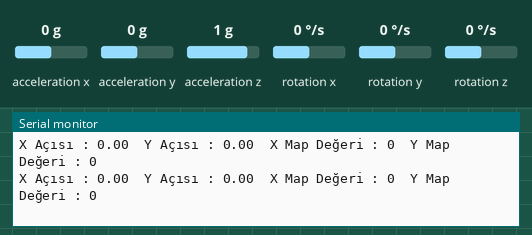
Bench run of a sketch on a simulated Arduino Uno, built with avr-gcc and run on an emulated ATmega328P. On the bench: the last lines printed to the serial monitor. The test bench sets the inputs (shaded band); at power-on: acceleration x 0 g, acceleration y 0 g, acceleration z 1 g, rotation x 0 °/s, rotation y 0 °/s, rotation z 0 °/s. No radio packets arrive unless stated.

Above: at 4.2 s.
4.3 s: acceleration x set to -1.4 g
At 4.44 s:
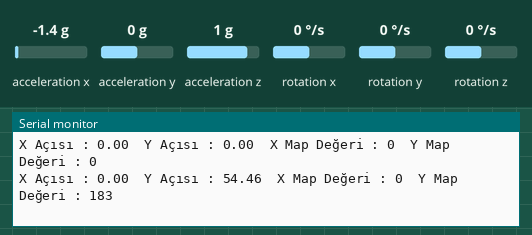
7.3 s: acceleration y set to -1.4 g
At 7.44 s:
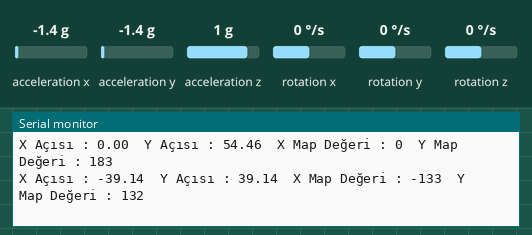
10.3 s: acceleration x set to 0 g
At 10.31 s:
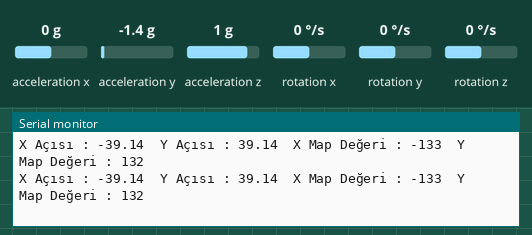
13.3 s: acceleration y set to 0 g
At 13.31 s:
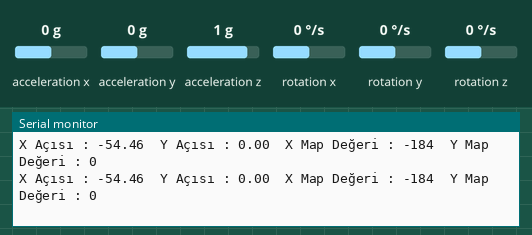
16.3 s: acceleration x set to 0.8 g
At 16.44 s:
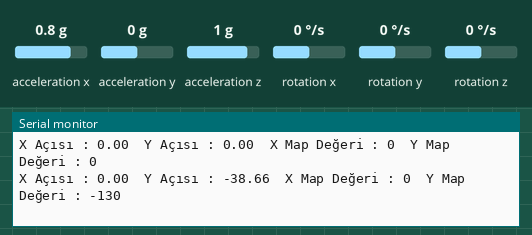
19.3 s: acceleration z set to -1.4 g
At 19.36 s:
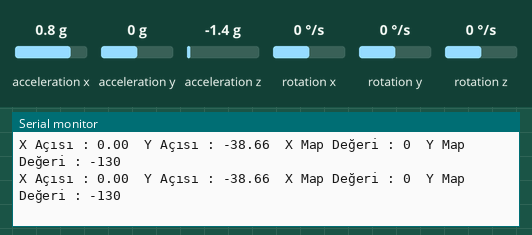
Timing chart, 0 to 22.3 s (numbered marks = the images above; inputs shaded):
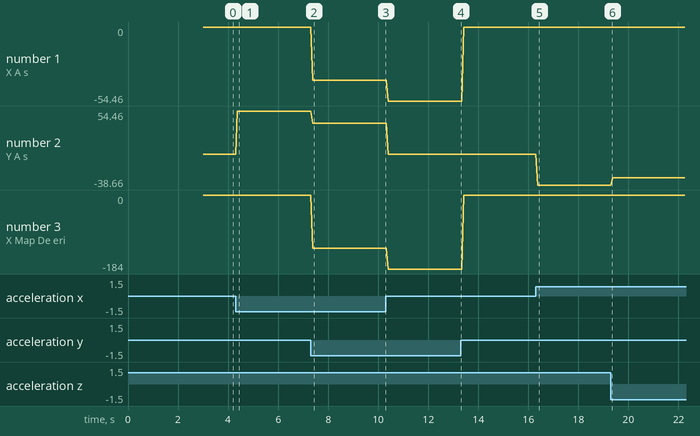

Measured:
- after the input at 4.3 s, the serial monitor: prints a new line after 0.07 s (image 1)
- after the input at 7.3 s, the serial monitor: prints a new line after 0.08 s (image 2)
- after the input at 16.3 s, the serial monitor: prints a new line after 0.07 s (image 5)
- plotted number 1: 0 → -39.14 after the input at 7.3 s, -39.14 → -54.46 after the input at 10.3 s
- plotted number 2: 0 → 54.46 after the input at 4.3 s, 54.46 → 39.14 after the input at 7.3 s, 39.14 → 0 after the input at 10.3 s, 0 → -38.66 after the input at 16.3 s, -38.66 → -29.74 after the input at 19.3 s
- plotted number 3: 0 → -133 after the input at 7.3 s, -133 → -184 after the input at 10.3 s

The sketch:

verici.ino
```cpp
#include <MPU6050_tockn.h>
#include <Wire.h>
#include <SPI.h>
#include <nRF24L01.h>
#include <RF24.h>

RF24 radio(7,8); // CE, CSN
const byte address[6] = "00001";

struct veri_paketi {
  int xEkseni;
  int yEkseni;
};
veri_paketi veri;
MPU6050 mpu6050(Wire);
int xdeger;
int ydeger;
void setup() {
  Serial.begin(9600);
  Wire.begin();
  mpu6050.begin();
  mpu6050.calcGyroOffsets(true);
  veri.xEkseni = 0;
  veri.yEkseni = 0;
  radio.begin();
  radio.openWritingPipe(address);
  radio.setPALevel(RF24_PA_MIN);
  radio.stopListening();
}

void loop() {
  mpu6050.update();
  Serial.print("X Açısı : ");
  Serial.print(mpu6050.getAngleX());
  Serial.print("\t");
  Serial.print("Y Açısı : ");
  Serial.print(mpu6050.getAngleY());
  Serial.print("\t");
  xdeger=mpu6050.getAngleX();
  ydeger=mpu6050.getAngleY();
  xdeger = xdeger >=75 ? 75 : xdeger <=-75 ? -75 : xdeger ;
  ydeger = ydeger >=75 ? 75 : ydeger <=-75 ? -75 : ydeger ;
  veri.xEkseni = map(xdeger,-75,75,-255,255);
  veri.yEkseni= map(ydeger,-75,75,-255,255);
  Serial.print("X Map Değeri : ");
  Serial.print(veri.xEkseni);
  Serial.print("\t");
  Serial.print("Y Map Değeri : ");
  Serial.println(veri.yEkseni);
  radio.write(&veri, sizeof(veri_paketi));
}
```
